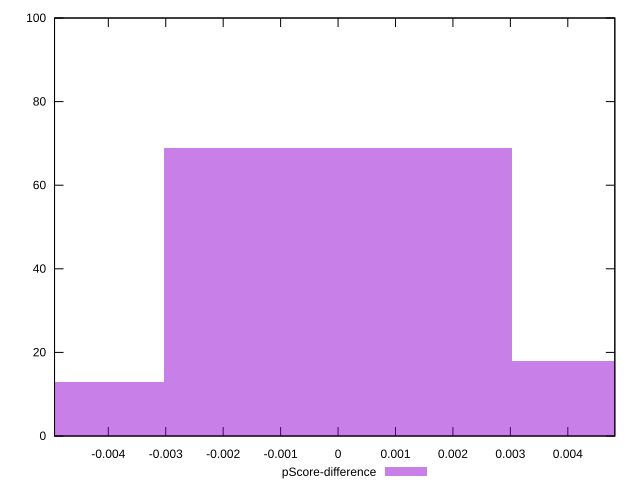

Generate this figure with gnuplot:
reset

$pScoreDifference <<EOF
0 69
-0.0060523574128629265 13
0.0060523574128629265 18
EOF

set key outside below
set boxwidth 0.0060523574128629265
set xrange [-0.004936397515454605:0.004818683319527395]
set yrange [0:100]
set trange [0:100]
set style fill transparent solid 0.5 noborder
set terminal svg size 640, 490 enhanced background rgb 'white'
set output "reports/report_00028_2021-02-24T12-49-42.674Z/largest-contentful-paint/samples/agenda/pScore-difference/histogram.svg"

plot $pScoreDifference title "pScore-difference" with boxes

reset
